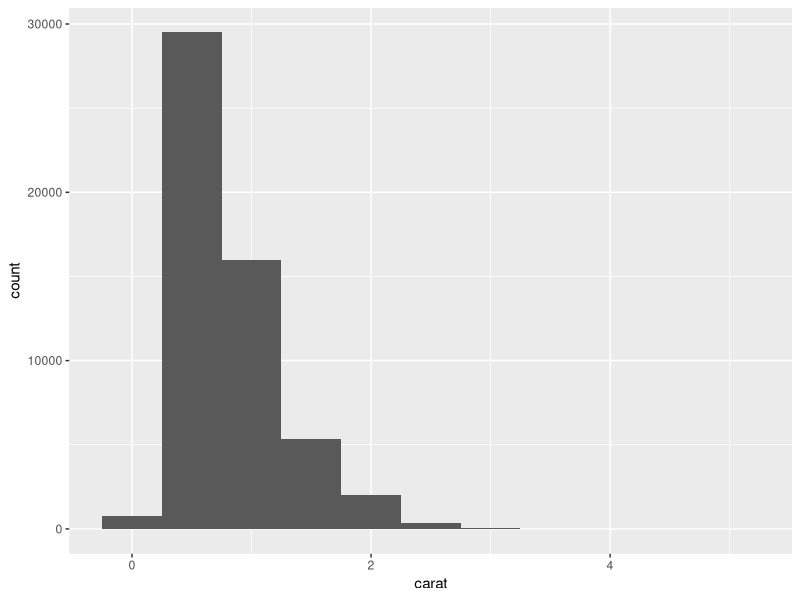
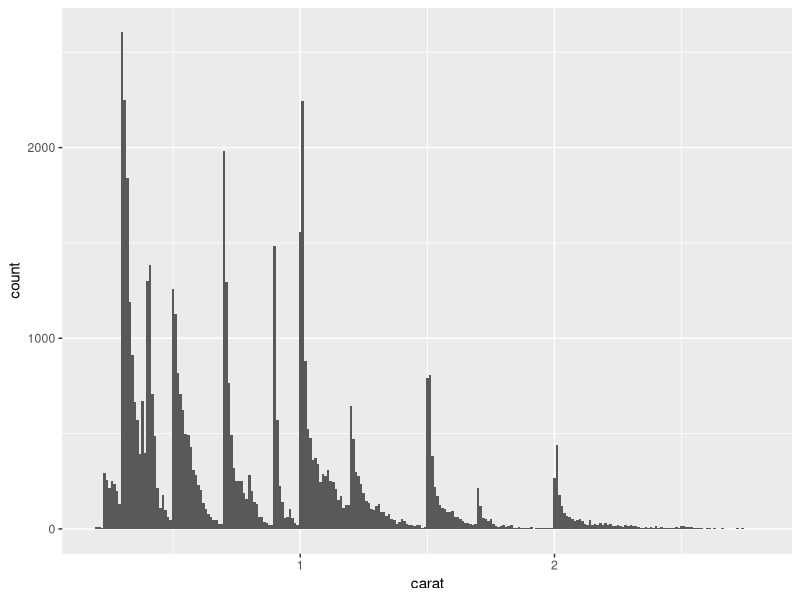
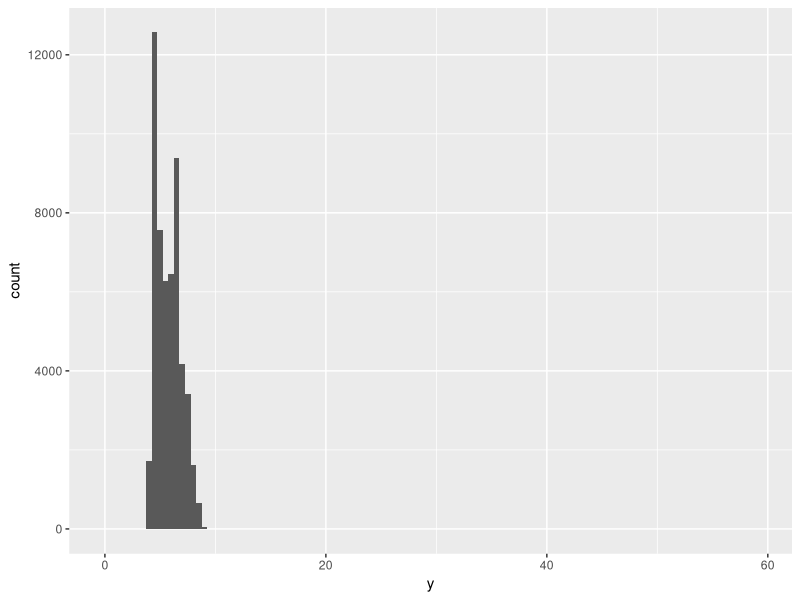
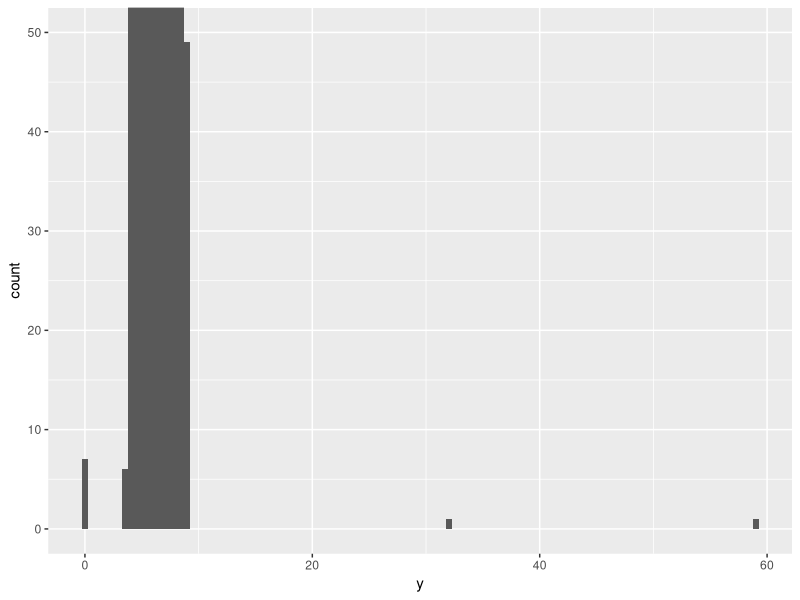

Write R code to recreate these figures, in order.
## ---- chunk 1
library("tidyverse")
## ---- chunk 2
ggplot(diamonds, aes(x=carat)) +
  geom_histogram(binwidth = 0.5)
## ---- chunk 3
smaller <- diamonds |>
  filter(carat < 3)
ggplot(smaller, aes(x = carat)) +
  geom_histogram(binwidth = 0.01)
## ---- chunk 4
ggplot(smaller, aes(x = y)) +
  geom_histogram(binwidth = 0.5)
## ---- chunk 5
ggplot(smaller, aes(x = y)) +
  geom_histogram(binwidth = 0.5) +
  coord_cartesian(ylim = c(0, 50))
## ---- chunk 6
unusual <- diamonds |> 
  filter(y < 3 | y > 20) |> 
  select(price, x, y, z) |>
  arrange(y)
unusual
